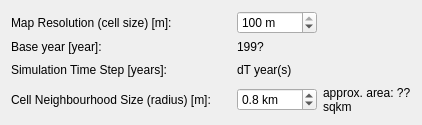
                 <widget class="QWidget" name="basic_widget" native="true">
                  <layout class="QGridLayout" name="gridLayout_2">
                   <item row="2" column="2">
                    <widget class="QLabel" name="basic_dt">
                     <property name="text">
                      <string>dT year(s)</string>
                     </property>
                    </widget>
                   </item>
                   <item row="3" column="1">
                    <spacer name="horizontalSpacer_5">
                     <property name="orientation">
                      <enum>Qt::Horizontal</enum>
                     </property>
                     <property name="sizeType">
                      <enum>QSizePolicy::Fixed</enum>
                     </property>
                     <property name="sizeHint" stdset="0">
                      <size>
                       <width>20</width>
                       <height>20</height>
                      </size>
                     </property>
                    </spacer>
                   </item>
                   <item row="2" column="0">
                    <widget class="QLabel" name="basic_dt_lbl">
                     <property name="text">
                      <string>Simulation Time Step [years]:</string>
                     </property>
                    </widget>
                   </item>
                   <item row="0" column="3">
                    <spacer name="horizontalSpacer">
                     <property name="orientation">
                      <enum>Qt::Horizontal</enum>
                     </property>
                     <property name="sizeHint" stdset="0">
                      <size>
                       <width>40</width>
                       <height>20</height>
                      </size>
                     </property>
                    </spacer>
                   </item>
                   <item row="0" column="2">
                    <widget class="QSpinBox" name="basic_cellsize">
                     <property name="minimumSize">
                      <size>
                       <width>80</width>
                       <height>0</height>
                      </size>
                     </property>
                     <property name="suffix">
                      <string> m</string>
                     </property>
                     <property name="minimum">
                      <number>50</number>
                     </property>
                     <property name="maximum">
                      <number>100</number>
                     </property>
                     <property name="singleStep">
                      <number>50</number>
                     </property>
                     <property name="value">
                      <number>100</number>
                     </property>
                    </widget>
                   </item>
                   <item row="2" column="1">
                    <spacer name="horizontalSpacer_3">
                     <property name="orientation">
                      <enum>Qt::Horizontal</enum>
                     </property>
                     <property name="sizeType">
                      <enum>QSizePolicy::Fixed</enum>
                     </property>
                     <property name="sizeHint" stdset="0">
                      <size>
                       <width>20</width>
                       <height>20</height>
                      </size>
                     </property>
                    </spacer>
                   </item>
                   <item row="0" column="1">
                    <spacer name="horizontalSpacer_2">
                     <property name="orientation">
                      <enum>Qt::Horizontal</enum>
                     </property>
                     <property name="sizeType">
                      <enum>QSizePolicy::Fixed</enum>
                     </property>
                     <property name="sizeHint" stdset="0">
                      <size>
                       <width>20</width>
                       <height>20</height>
                      </size>
                     </property>
                    </spacer>
                   </item>
                   <item row="0" column="0">
                    <widget class="QLabel" name="basic_cellsize_lbl">
                     <property name="text">
                      <string>Map Resolution (cell size) [m]:</string>
                     </property>
                    </widget>
                   </item>
                   <item row="3" column="0">
                    <widget class="QLabel" name="basic_nhd_lbl">
                     <property name="text">
                      <string>Cell Neighbourhood Size (radius) [m]:</string>
                     </property>
                    </widget>
                   </item>
                   <item row="3" column="3">
                    <widget class="QLabel" name="basic_nhd_lbl2">
                     <property name="text">
                      <string>&lt;html&gt;&lt;head/&gt;&lt;body&gt;&lt;p&gt;approx. area: ?? sqkm&lt;/p&gt;&lt;/body&gt;&lt;/html&gt;</string>
                     </property>
                     <property name="wordWrap">
                      <bool>true</bool>
                     </property>
                    </widget>
                   </item>
                   <item row="1" column="0">
                    <widget class="QLabel" name="basic_baseyear_lbl">
                     <property name="text">
                      <string>Base year [year]:</string>
                     </property>
                    </widget>
                   </item>
                   <item row="1" column="2">
                    <widget class="QLabel" name="basic_baseyear">
                     <property name="text">
                      <string>199?</string>
                     </property>
                    </widget>
                   </item>
                   <item row="2" column="3">
                    <spacer name="horizontalSpacer_4">
                     <property name="orientation">
                      <enum>Qt::Horizontal</enum>
                     </property>
                     <property name="sizeHint" stdset="0">
                      <size>
                       <width>40</width>
                       <height>20</height>
                      </size>
                     </property>
                    </spacer>
                   </item>
                   <item row="3" column="2">
                    <widget class="QDoubleSpinBox" name="basic_nhd">
                     <property name="prefix">
                      <string/>
                     </property>
                     <property name="suffix">
                      <string> km</string>
                     </property>
                     <property name="decimals">
                      <number>1</number>
                     </property>
                     <property name="minimum">
                      <double>0.200000000000000</double>
                     </property>
                     <property name="maximum">
                      <double>1.000000000000000</double>
                     </property>
                     <property name="singleStep">
                      <double>0.100000000000000</double>
                     </property>
                     <property name="value">
                      <double>0.800000000000000</double>
                     </property>
                    </widget>
                   </item>
                  </layout>
                 </widget>
